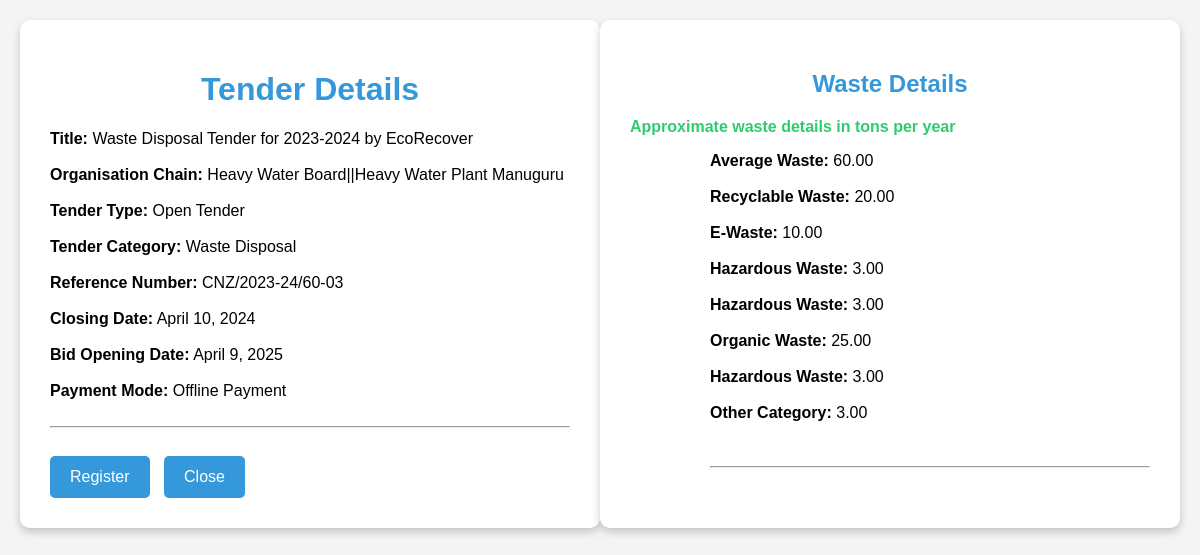
Screenshot of /tender/1/ with the database file from the repository.
### app322/models.py (models this page shows, shortened)
class Tender(models.Model):
    TENDER_TYPE_CHOICES = [
        ('open', 'Open Tender'),
        ('closed', 'Closed Tender'),
    ]
    TENDER_CATEGORY_CHOICES = [
        ('waste_disposal', 'Waste Disposal'),
    ]
    PAYMENT_MODE_CHOICES = [
        ('offline', 'Offline Payment'),
        ('online', 'Online Payment'),
    ]
    title = models.CharField(max_length=255)
    organisation_chain = models.CharField(max_length=50)
    tender_type = models.CharField(max_length=50, choices=TENDER_TYPE_CHOICES)
    tender_category = models.CharField(max_length=50, choices=TENDER_CATEGORY_CHOICES)
    reference_number = models.CharField(max_length=50)
    closing_date = models.DateField()
    bid_opening_date = models.DateField()
    payment_mode = models.CharField(max_length=50, choices=PAYMENT_MODE_CHOICES)

class Waste(models.Model):
    tender = models.ForeignKey(Tender, on_delete=models.CASCADE,default=0)
    average_waste = models.DecimalField(max_digits=10, decimal_places=2, null=True, blank=True)
    recyclable_waste = models.DecimalField(max_digits=10, decimal_places=2, null=True, blank=True)
    e_waste = models.DecimalField(max_digits=10, decimal_places=2, null=True, blank=True)
    hazardous_waste = models.DecimalField(max_digits=10, decimal_places=2, null=True, blank=True)
    organic_waste = models.DecimalField(max_digits=10, decimal_places=2, null=True, blank=True)
    other_category = models.DecimalField(max_digits=10, decimal_places=2, null=True, blank=True)

### app322/views.py (the view)
# urls.py: path('tender/<int:tender_id>/', tender_detail, name='tender_detail'),
def tender_detail(request, tender_id):
    tender = get_object_or_404(Tender, pk=tender_id)
    waste = Waste.objects.filter(tender=tender).first()  # Fetch the waste object related to the tender
    return render(request, 'main/company/full_tender_details.html', {'tender': tender, 'waste': waste})

### templates/main/company/full_tender_details.html (shortened to what this page needs)
<!DOCTYPE html>
<html lang="en">
<head>
</head>
<body>
    <div class="tender-details">
        <h1>Tender Details</h1>
        <strong>Title:</strong> {{ tender.title }}<br><br>
        <strong>Organisation Chain:</strong> {{ tender.organisation_chain }}<br><br>
        <strong>Tender Type:</strong> {{ tender.get_tender_type_display }}<br><br>
        <strong>Tender Category:</strong> {{ tender.get_tender_category_display }}<br><br>
        <strong>Reference Number:</strong> {{ tender.reference_number }}<br><br>
        <strong>Closing Date:</strong> {{ tender.closing_date }}<br><br>
        <strong>Bid Opening Date:</strong> {{ tender.bid_opening_date }}<br><br>
        <strong>Payment Mode:</strong> {{ tender.get_payment_mode_display }}<br><br>
        <hr>
        <a href="{% url 'registration_page' tender.id %}" class="register-button">Register</a>
        <a href="{% url 'tender_list' %}" class="close-button">Close</a>
    </div>
    {% if waste %}
    <div class="waste-details">
        <h2>Waste Details</h2>
        <p class="waste-description">Approximate waste details in tons per year</p>
        <ul>
        <ul>
            <strong>Average Waste:</strong> {{ waste.average_waste }}<br><br>
            <strong>Recyclable Waste:</strong> {{ waste.recyclable_waste }}<br><br>
            <strong>E-Waste:</strong> {{ waste.e_waste }}<br><br>
            <strong>Hazardous Waste:</strong> {{ waste.hazardous_waste }}<br><br>
            <strong>Hazardous Waste:</strong> {{ waste.hazardous_waste }}<br><br>
            <strong>Organic Waste:</strong> {{ waste.organic_waste }}<br><br>
            <strong>Hazardous Waste:</strong> {{ waste.hazardous_waste }}<br><br>
            <strong>Other Category:</strong> {{ waste.other_category }}<br>
            <br><br>
            <hr>
        </ul>
    </div>
    {% endif %}
</body>
</html>

### templates/main/company/full_tender_details.html (style rules this page uses)
body { font-family: 'Arial', sans-serif; background-color: #f4f4f4; margin: 20px; display: flex; justify-content: space-between; }
.tender-details { background-color: #fff; width: 45%; padding: 30px; border-radius: 10px; box-shadow: 0 4px 8px rgba(0, 0, 0, 0.2); }
.waste-details { background-color: #fff; width: 45%; padding: 30px; border-radius: 10px; box-shadow: 0 4px 8px rgba(0, 0, 0, 0.2); }
.tender-details h1, .waste-details h2 { color: #3498db; text-align: center; }
.register-button, .close-button { background-color: #3498db; color: #fff; padding: 12px 20px; text-decoration: none; display: inline-block; border-radius: 5px; margin-top: 20px; margin-right: 10px; transition: background-color 0.3s ease; }
.waste-description { font-weight: bold; color: #2ecc71; }

### rows the page displays
Tender: title "Waste Disposal Tender for 2023-2024 by EcoRecover", organisation_chain "Heavy Water Board||Heavy Water Plant Manuguru", tender_type "Open Tender", tender_category "Waste Disposal", reference_number "CNZ/2023-24/60-03", closing_date "April 10, 2024", bid_opening_date "April 9, 2025", payment_mode "Offline Payment"
Waste: average_waste "60.00", recyclable_waste "20.00", e_waste "10.00", hazardous_waste "3.00", organic_waste "25.00", other_category "3.00"
